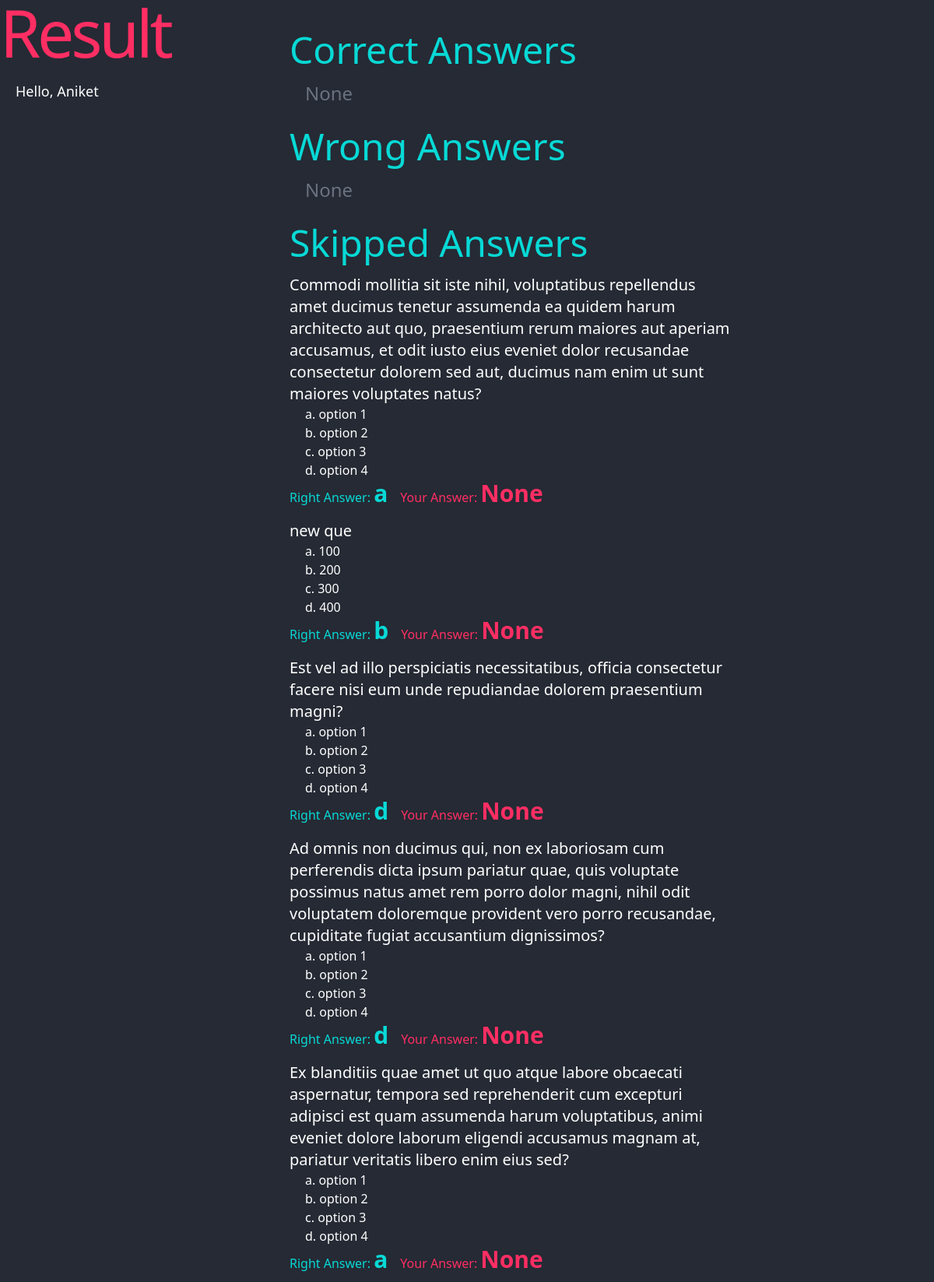
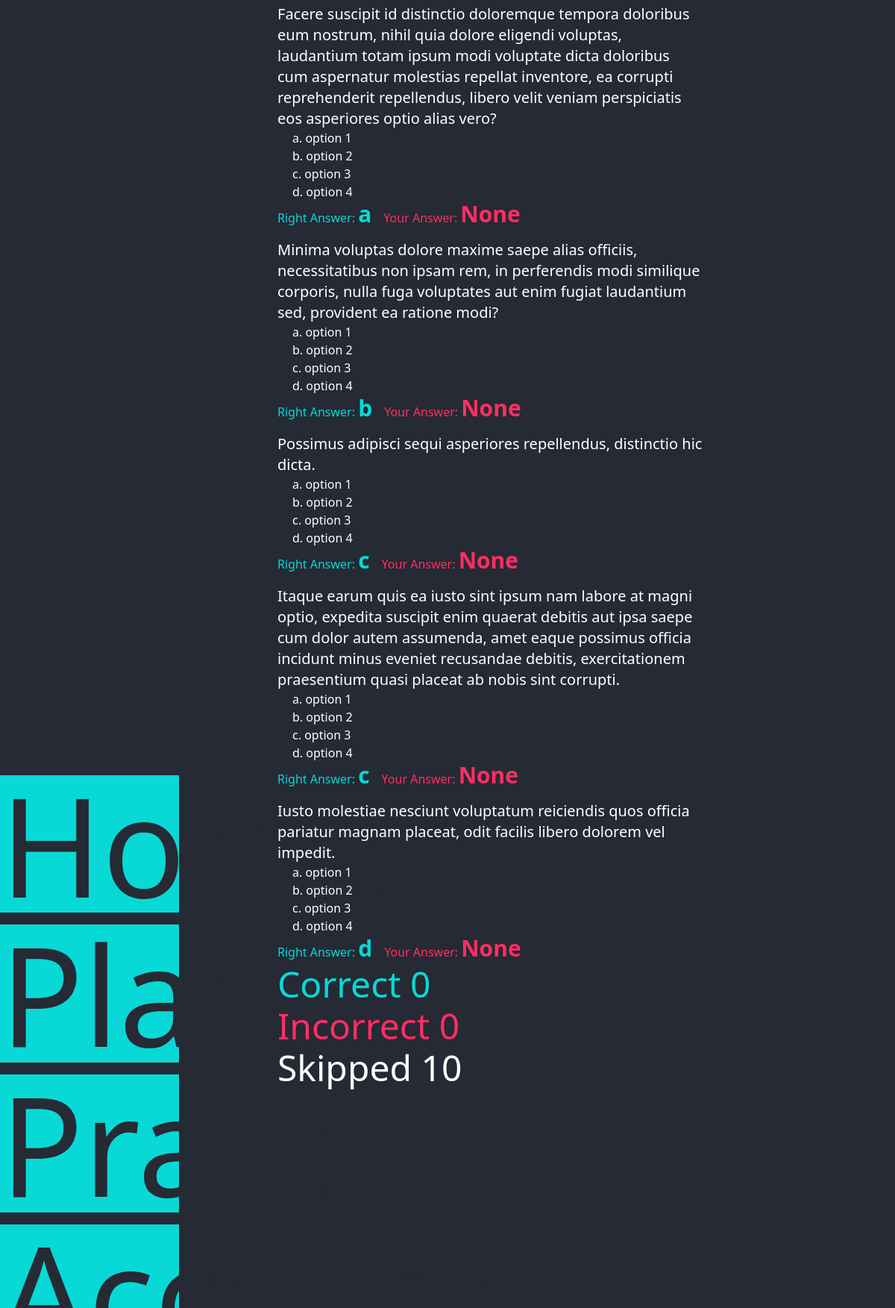
The app's page /practice/result/6/ (signed in, upper part) with its own data (2 pictures, top to bottom).
### tables this page shows
CREATE TABLE user (
  id INTEGER PRIMARY KEY AUTOINCREMENT,
  name TEXT NOT NULL,
  email TEXT UNIQUE NOT NULL,
  password TEXT NOT NULL,
  configured boolean DEFAULT 0 
);

CREATE TABLE questions (
  id INTEGER PRIMARY KEY AUTOINCREMENT,
  topic_id INTEGER,
  question_statement TEXT,
  a TEXT,
  b TEXT,
  c TEXT,
  d TEXT,
  answer CHAR
);

### app/practice.py (the view, shortened to what this page needs)
@practice_blueprint.route('/result/<test_id>/', methods=['POST','GET'])
@login_required
def show_result(test_id):
    db = get_db()
    test_questions = db.execute('SELECT question_id FROM test_details\
        WHERE test_id = ?',(test_id,)).fetchall()
    test_question_list = []
    for question in test_questions:
        test_question_list.append(question['question_id'])
    print(test_question_list)
    questions_in_db = db.execute(
            "SELECT * FROM questions\
                WHERE id in {}".format(tuple(test_question_list))
        ).fetchall()
    question_answers = {}
    for q_a in questions_in_db:
        question_answers[q_a['id']] = {
            "statement" : q_a['question_statement'],
            "answer" : q_a['answer'],
            "option_a" : q_a['a'],
            "option_b" : q_a['b'],
            "option_c" : q_a['c'],
            "option_d" : q_a['d']
        }
    right_answers = []
    wrong_answers = []
    skipped_answers = []
    test_details_in_db = db.execute('SELECT * FROM test_details\
        WHERE test_id = ?',(test_id,)).fetchall()
    for test_detail in test_details_in_db:
        if(test_detail['answer'] is None):
            answer = question_answers[test_detail['question_id']]
            answer['your_answer'] = None
            skipped_answers.append(answer)
            continue
    test_result_data =  {
        "right": right_answers,
        "wrong": wrong_answers,
        "skipped": skipped_answers,
        "right_count": len(right_answers),
        "wrong_count": len(wrong_answers),
        "skipped_count": len(skipped_answers)
    }
    return render_template('practice/result.html',test_result_data=test_result_data)

### app/auth.py (called while the page is built)
@auth_blueprint.before_app_request
def load_logged_in_user():
    user_id = session.get('user_id')
    if user_id is None:
        g.user = None
    else:
        g.user = get_db().execute(
            'SELECT * FROM user WHERE id = ?', (user_id,)
        ).fetchone()

def login_required(view):
    @functools.wraps(view)
    def wrapped_view(**kwargs):
        if g.user is None:
            error = "login required"
            flash(error)
            return redirect(url_for('auth.login'))
        return view(**kwargs)
    return wrapped_view

### app/db.py (called while the page is built)
def get_db():
    if 'db' not in g:
        g.db = sqlite3.connect(
            current_app.config['DATABASE'],
            detect_types=sqlite3.PARSE_DECLTYPES
        )
        g.db.row_factory = sqlite3.Row
    return g.db

### app/templates/practice/result.html (shortened to what this page needs)
{% extends 'base.html' %}
{% block header %}
  <h1>{% block title %}Result{% endblock %}</h1>
{% endblock %}
{% block content %}
<div class="w-full h-full flex flex-col   y-scroll">
    <div class="y-scroll h-[80%] ">
        <div class="text-5xl text-pgreen mb-4">
            Correct Answers
        </div>
        {% if test_result_data['right_count'] == 0 %}
            <div class="text-gray-500 mx-5 text-2xl" >None</div>
        {% endif %}
        <div class="text-5xl text-pgreen mb-4 mt-7">
            Wrong Answers
        </div>
        {% if test_result_data['wrong_count'] == 0 %}
            <div class="text-gray-500 mx-5 text-2xl" >None</div>
        {% endif %}
        <div class="text-5xl text-pgreen mb-4 mt-7">
            Skipped Answers
        </div>
        {% for correct in test_result_data['skipped'] %}
        <div class="my-4">
            <div class="text-white text-xl w-[70%]">
                {{correct['statement']}}
            </div>
            <ol class="text-white mx-5">
                <li>a. {{correct['option_a']}}</li>
                <li>b. {{correct['option_b']}}</li>
                <li>c. {{correct['option_c']}}</li>
                <li>d. {{correct['option_d']}}</li>
            </ol>
            <div class="flex flex-row">
                <div class="text-pgreen mr-4">Right Answer: <span class="font-extrabold text-3xl">{{correct['answer']}} </span> </div>
                <div class="text-pred">Your Answer: <span class="font-extrabold text-3xl">{{correct['your_answer']}} </span></div>
            </div>
        </div>
        {% endfor %}
    </div>
    <div class="flex flex-col mt-2">
        <div class="flex flex-row text-center mb-2  text-pgreen">
            <div class=" text-5xl">
                Correct {{test_result_data['right_count']}}
            </div>
        </div>
        <div class="flex flex-row text-center mb-2 text-pred">
            <div class=" text-5xl">
                Incorrect {{test_result_data['wrong_count']}}
            </div>
        </div>
        <div class="flex flex-row text-center mb-2 text-white">
            <div class=" text-5xl">
                Skipped {{test_result_data['skipped_count']}}
            </div>
        </div>
    </div>
</div>
{% endblock %}

### app/templates/base.html (shortened to what this page needs)
<!doctype html>
<html class="p-0">
<script src="https://cdn.tailwindcss.com"></script>
<div id="anim_globe" class="h-[100vh] w-[100vw] bg-pblack p-0 m-0 flex overflow-hidden relative">
  <div class="h-full  flex flex-col justify-between">
    <div>
      <div class="text-pred text-[7vw]  leading-none tracking-tighter ">
        {% block header %}{% endblock %}
      </div>
      <div class="text-white text-[1.5vw] text-left m-5">
        {% if "name" in session %}
        Hello, {{session['name']}}
        {% endif %}
      </div>
    </div>
    {% if "admin" not in session %}
    <div class="flex flex-col my-4 mr-[10vw]">
      <a href="{{ url_for('index') }}">
        <div
          class="w-[20vw] bg-pgreen h-[5vh] my-2 text-right text-[5vh] leading-none text-pblack hover:bg-pred hover:text-white cursor-pointer">
          Home
        </div>
      </a>
      <a href="{{ url_for('plan.show_plan') }}">
        <div
          class="w-[20vw] bg-pgreen h-[5vh] my-2 text-right text-[5vh] leading-none text-pblack hover:bg-pred hover:text-white cursor-pointer">
          Plan
        </div>
      </a>
      <a href="{{ url_for('practice.config_test') }}">
        <div
          class="w-[20vw] bg-pgreen h-[5vh] my-2 text-right text-[5vh] leading-none text-pblack hover:bg-pred hover:text-white cursor-pointer">
          Practice
        </div>
      </a>
      {% if "name" in session %}
      <a href="{{ url_for('account.show_account',screen='plan-dashboard') }}">
        <div
          class="w-[20vw] bg-pgreen h-[5vh] my-2 text-right text-[5vh] leading-none text-pblack hover:bg-pred hover:text-white cursor-pointer">
        </div>
      </a>
      {% endif %}
    </div>
    {% endif %}
  </div>
  <div class="w-full h-full p-3 py-10">
    {% block content %}{% endblock %}
  </div>
</div>
</html>

### app/templates/base.html (style rules this page uses)
.y-scroll { overflow-y: scroll; }
.y-scroll { -ms-overflow-style: none; scrollbar-width: none; }

### records on screen
user: name "Aniket"
questions: statement "Commodi mollitia sit iste nihil, voluptatibus repellendus amet ducimus tenetur assumenda ea quidem harum architecto aut quo, praesentium rerum maiores aut aperiam accusamus, et odit iusto eius eveniet dolor recusandae consectetur dolorem sed aut, ducimus nam enim ut sunt maiores voluptates natus?", option_a "option 1", option_b "option 2", option_c "option 3", option_d "option 4", answer "a", your_answer "None"
questions: statement "new que", option_a "100", option_b "200", option_c "300", option_d "400", answer "b", your_answer "None"
questions: statement "Est vel ad illo perspiciatis necessitatibus, officia consectetur facere nisi eum unde repudiandae dolorem praesentium magni?", option_a "option 1", option_b "option 2", option_c "option 3", option_d "option 4", answer "d", your_answer "None"
questions: statement "Ad omnis non ducimus qui, non ex laboriosam cum perferendis dicta ipsum pariatur quae, quis voluptate possimus natus amet rem porro dolor magni, nihil odit voluptatem doloremque provident vero porro recusandae, cupiditate fugiat accusantium dignissimos?", option_a "option 1", option_b "option 2", option_c "option 3", option_d "option 4", answer "d", your_answer "None"
questions: statement "Ex blanditiis quae amet ut quo atque labore obcaecati aspernatur, tempora sed reprehenderit cum excepturi adipisci est quam assumenda harum voluptatibus, animi eveniet dolore laborum eligendi accusamus magnam at, pariatur veritatis libero enim eius sed?", option_a "option 1", option_b "option 2", option_c "option 3", option_d "option 4", answer "a", your_answer "None"
questions: statement "Facere suscipit id distinctio doloremque tempora doloribus eum nostrum, nihil quia dolore eligendi voluptas, laudantium totam ipsum modi voluptate dicta doloribus cum aspernatur molestias repellat inventore, ea corrupti reprehenderit repellendus, libero velit veniam perspiciatis eos asperiores optio alias vero?", option_a "option 1", option_b "option 2", option_c "option 3", option_d "option 4", answer "a", your_answer "None"
questions: statement "Minima voluptas dolore maxime saepe alias officiis, necessitatibus non ipsam rem, in perferendis modi similique corporis, nulla fuga voluptates aut enim fugiat laudantium sed, provident ea ratione modi?", option_a "option 1", option_b "option 2", option_c "option 3", option_d "option 4", answer "b", your_answer "None"
questions: statement "Possimus adipisci sequi asperiores repellendus, distinctio hic dicta.", option_a "option 1", option_b "option 2", option_c "option 3", option_d "option 4", answer "c", your_answer "None"
questions: statement "Itaque earum quis ea iusto sint ipsum nam labore at magni optio, expedita suscipit enim quaerat debitis aut ipsa saepe cum dolor autem assumenda, amet eaque possimus officia incidunt minus eveniet recusandae debitis, exercitationem praesentium quasi placeat ab nobis sint corrupti.", option_a "option 1", option_b "option 2", option_c "option 3", option_d "option 4", answer "c", your_answer "None"
questions: statement "Iusto molestiae nesciunt voluptatum reiciendis quos officia pariatur magnam placeat, odit facilis libero dolorem vel impedit.", option_a "option 1", option_b "option 2", option_c "option 3", option_d "option 4", answer "d", your_answer "None"

### other values on screen
{{ test_result_data['right_count'] }} "0"
{{ test_result_data['wrong_count'] }} "0"
{{ test_result_data['skipped_count'] }} "10"
